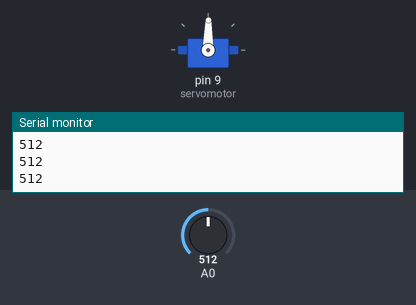
A sketch run on a simulated Arduino Uno, built with avr-gcc and run on an emulated ATmega328P. Shown: servo, the last lines printed to the serial monitor. Inputs (shaded band) come from the test bench; at power-on: A0 = 512.

Above: at 1.2 s.
1.3 s: A0 set to 716
At 2.3 s:
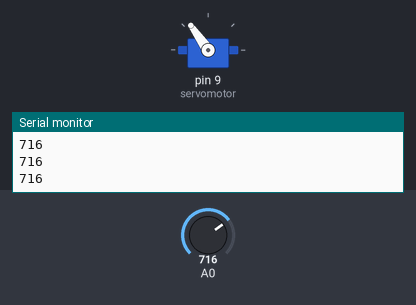
2.8 s: A0 set to 900
At 3.1 s:
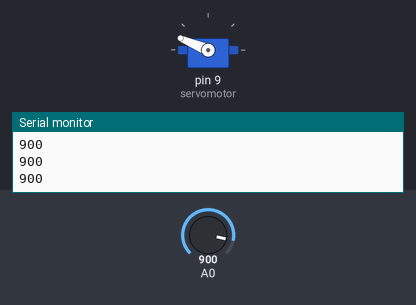
4.3 s: A0 set to 1023
At 4.6 s:
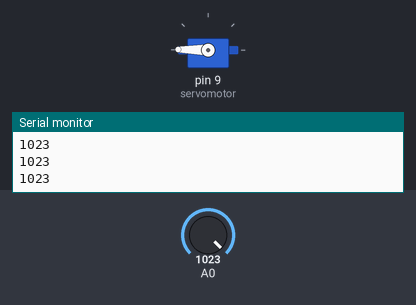
5.8 s: A0 set to 306
At 6.8 s:
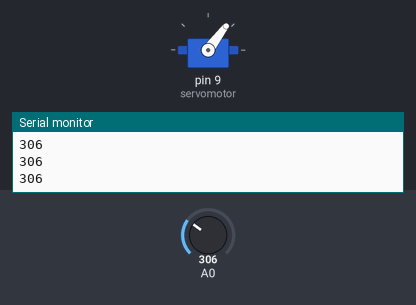
7.3 s: A0 set to 122
At 8.2 s:
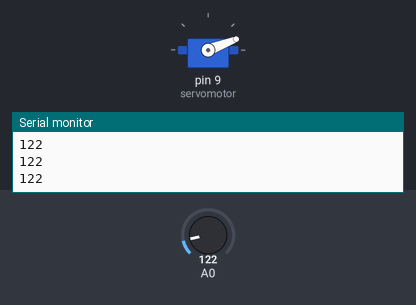
8.8 s: A0 set to 511
At 9.1 s:
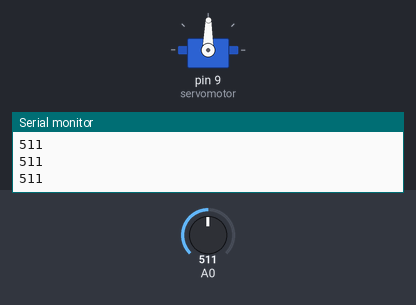
Timing chart, 0 to 11.3 s (numbered marks = the images above; inputs shaded):
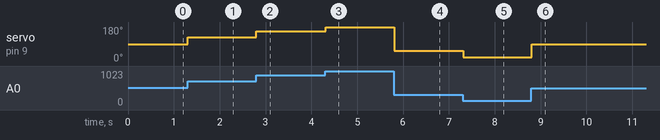

The sketch:

parte_1_2.ino
```cpp
#include <Servo.h> //Inclusão da biblioteca Servo
Servo servomotor; //Criando objeto do tipo Servo de nome servomotor
int pos = 0;//Variável que armazena a posição do servo (ângulo)
void setup(){
  servomotor.attach(9);//Atribui o pino digital 9 ao objeto servomotor
  Serial.begin(9600);
}
void loop() {
  int val = analogRead(A0);
  Serial.println(val);
  if (val <= 512) {
    servomotor.write(val / 5.7);// Comanda o servo para ir para o posição da variável pos
    delay(15);//Intervalo de 15 milissegundos
  }
  else {
    servomotor.write(val / 5.7);//Comanda o servo para ir para a posição da variável pos
    delay(15);// Intervalo de 15 milissegundos
  }
}
```

Measured:
- after the input at 1.3 s, servo on pin 9 (servomotor): 89° → 125° at once
- after the input at 2.8 s, servo on pin 9 (servomotor): 125° → 157° at once
- after the input at 4.3 s, servo on pin 9 (servomotor): 157° → 179° at once
- after the input at 5.8 s, servo on pin 9 (servomotor): 179° → 53° at once
- after the input at 7.3 s, servo on pin 9 (servomotor): 53° → 21° at once
- after the input at 8.8 s, servo on pin 9 (servomotor): 21° → 89° at once
